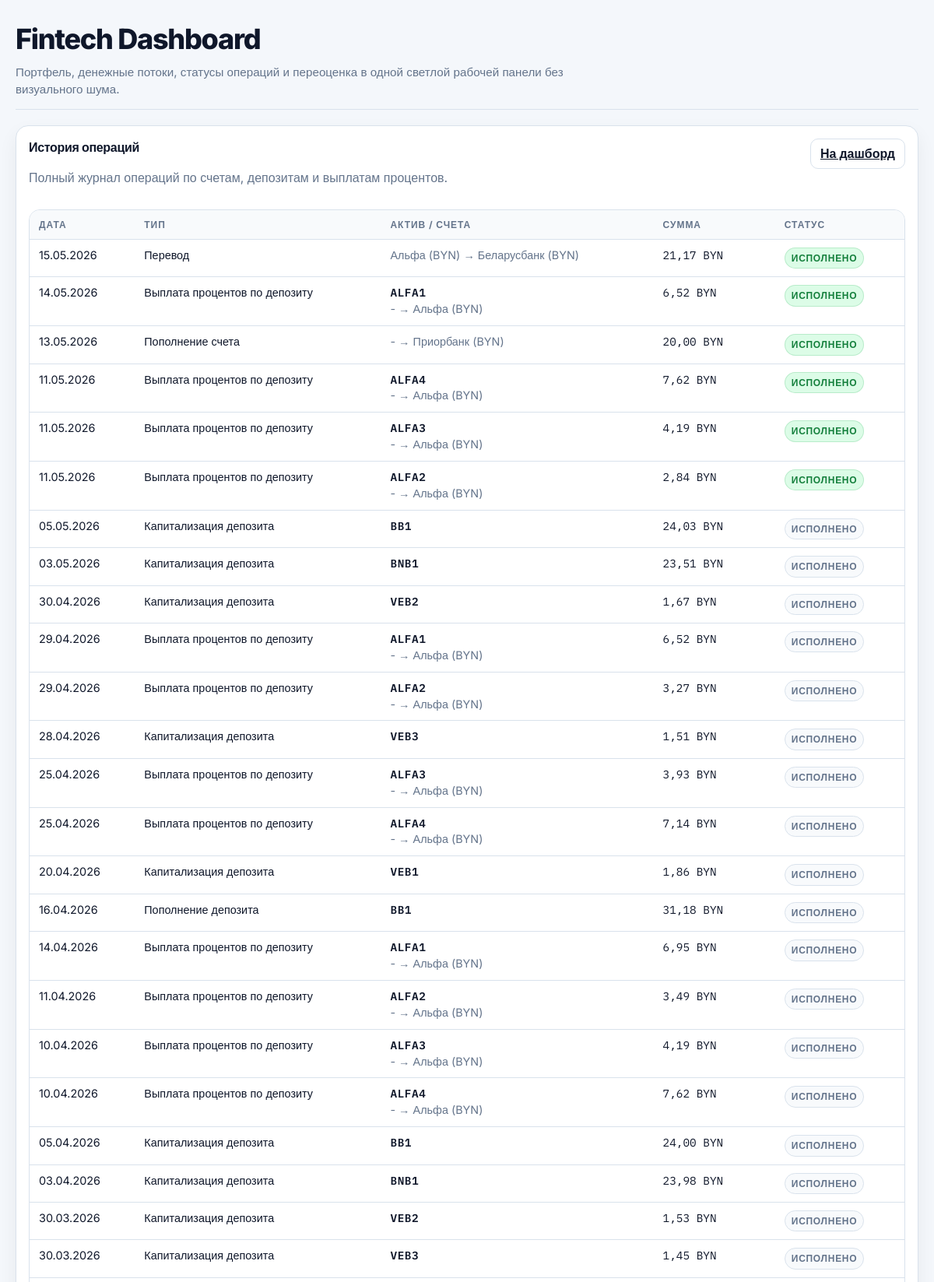
The app's page /transaction-history/ (upper part) with its own data.
### portfolio/models.py (models this page shows, shortened)
class TimestampedModel(models.Model):
    created_at = models.DateTimeField(auto_now_add=True, verbose_name='Создано')
    updated_at = models.DateTimeField(auto_now=True, verbose_name='Обновлено')
    class Meta:
        abstract = True

class Transaction(TimestampedModel):
    class TransactionType(models.TextChoices):
        BUY = 'buy', 'Покупка'
        SELL = 'sell', 'Продажа'
        DEPOSIT = 'deposit', 'Пополнение'
        WITHDRAW = 'withdraw', 'Вывод'
        INTEREST = 'interest', 'Доход'
        FEE = 'fee', 'Комиссия'
        TRANSFER = 'transfer', 'Перевод'
    class Status(models.TextChoices):
        PENDING = 'pending', 'В обработке'
        COMPLETED = 'completed', 'Исполнено'
        FAILED = 'failed', 'Ошибка'
        CANCELED = 'canceled', 'Отменено'
    source_account = models.ForeignKey(
        Account,
        null=True,
        blank=True,
        on_delete=models.PROTECT,
        related_name='outgoing_transactions',
        verbose_name='Счет списания',
    )
    destination_account = models.ForeignKey(
        Account,
        null=True,
        blank=True,
        on_delete=models.PROTECT,
        related_name='incoming_transactions',
        verbose_name='Счет зачисления',
    )
    asset = models.ForeignKey(Asset, null=True, blank=True, on_delete=models.PROTECT, related_name='transactions', verbose_name='Актив')
    transaction_type = models.CharField(max_length=24, choices=TransactionType.choices, verbose_name='Тип операции')
    amount = models.DecimalField(max_digits=18, decimal_places=2, verbose_name='Сумма')
    currency = models.CharField(max_length=3, default='USD', verbose_name='Валюта')
    fee = models.DecimalField(max_digits=18, decimal_places=2, default=Decimal('0'), verbose_name='Комиссия')
    asset_quantity = models.DecimalField(max_digits=18, decimal_places=8, default=Decimal('0'), verbose_name='Количество актива')
    unit_price = models.DecimalField(max_digits=18, decimal_places=6, null=True, blank=True, verbose_name='Цена за единицу')
    status = models.CharField(max_length=24, choices=Status.choices, default=Status.COMPLETED, verbose_name='Статус')
    occurred_at = models.DateTimeField(default=timezone.now, verbose_name='Дата и время')
    notes = models.TextField(blank=True, verbose_name='Комментарий')
    class Meta:
        ordering = ['-occurred_at', '-id']
        verbose_name = 'операция'
        verbose_name_plural = 'операции'

class Account(TimestampedModel):
    class AccountType(models.TextChoices):
        BROKERAGE = 'brokerage', 'Биржа'
        TOKEN = 'token', 'Токены / Finstore'
        DEPOSIT = 'deposit', 'Депозит'
        CASH = 'cash', 'Наличные'
        CRYPTO = 'crypto', 'Крипта'
        CFD = 'cfd', 'CFD'
        BANK = 'bank', 'Банк'
        OTHER = 'other', 'Другое'
    name = models.CharField(max_length=120, unique=True, verbose_name='Название')
    description = models.TextField(blank=True, verbose_name='Описание')
    account_type = models.CharField(max_length=24, choices=AccountType.choices, verbose_name='Тип счета')
    currency = models.CharField(max_length=3, choices=CURRENCY_CHOICES, default='USD', verbose_name='Валюта')
    opening_balance = models.DecimalField(max_digits=18, decimal_places=2, default=Decimal('0'), verbose_name='Начальный остаток')
    class Meta:
        ordering = ['name']
        verbose_name = 'счет'
        verbose_name_plural = 'счета'
    def __str__(self):
        return f'{self.name} ({self.currency})'

class Asset(TimestampedModel):
    class AssetClass(models.TextChoices):
        EXCHANGE = 'exchange', 'Биржа'
        TOKEN = 'token', 'Токены / Finstore'
        DEPOSIT = 'deposit', 'Депозит'
        CASH = 'cash', 'Наличные'
        CRYPTO = 'crypto', 'Крипта'
        CFD = 'cfd', 'CFD'
        OTHER = 'other', 'Другое'
    class DepositRevocability(models.TextChoices):
        REVOCABLE = 'revocable', 'Отзывный'
        IRREVOCABLE = 'irrevocable', 'Безотзывный'
    class DepositTermType(models.TextChoices):
        TERM = 'term', 'Срочный'
        OPEN_ENDED = 'open_ended', 'Бессрочный'
    class InterestPayoutMethod(models.TextChoices):
        TO_ACCOUNT = 'to_account', 'На счет'
        CAPITALIZATION = 'capitalization', 'Капитализация'
    class InterestPayoutFrequency(models.TextChoices):
        MONTHLY = 'monthly', '1 раз в месяц'
        SEMI_MONTHLY = 'semi_monthly', '2 раза в месяц'
    symbol = models.CharField(max_length=32, unique=True, verbose_name='Тикер / код')
    name = models.CharField(max_length=120, verbose_name='Название')
    asset_class = models.CharField(max_length=24, choices=AssetClass.choices, verbose_name='Тип актива')
    account = models.ForeignKey(
        Account,
        null=True,
        on_delete=models.PROTECT,
        related_name='assets',
        verbose_name='Счет',
    )
    deposit_revocability = models.CharField(max_length=24, choices=DepositRevocability.choices, blank=True, verbose_name='Тип депозита')
    deposit_term_type = models.CharField(max_length=24, choices=DepositTermType.choices, blank=True, verbose_name='По сроку')
    deposit_term_end = models.DateField(null=True, blank=True, verbose_name='Срок действия')
    deposit_open_date = models.DateField(null=True, blank=True, verbose_name='Дата открытия')
    deposit_annual_rate = models.DecimalField(max_digits=7, decimal_places=4, null=True, blank=True, verbose_name='Годовая процентная ставка')
    deposit_interest_payout_method = models.CharField(max_length=24, choices=InterestPayoutMethod.choices, blank=True, verbose_name='Способ выплаты процентов')
    deposit_initial_amount = models.DecimalField(max_digits=18, decimal_places=2, null=True, blank=True, verbose_name='Начальный взнос')
    deposit_interest_payout_frequency = models.CharField(max_length=24, choices=InterestPayoutFrequency.choices, blank=True, verbose_name='Периодичность выплаты процентов')
    deposit_weekend_rollover = models.BooleanField(default=False, verbose_name='Перенос выплаты с выходного дня')
    closed_at = models.DateField(null=True, blank=True, verbose_name='Дата закрытия')
    price_currency = models.CharField(max_length=3, choices=CURRENCY_CHOICES, blank=True, verbose_name='Валюта цены')
    current_price = models.DecimalField(max_digits=18, decimal_places=6, null=True, blank=True, verbose_name='Текущая цена')
    class Meta:
        ordering = ['symbol']
        verbose_name = 'актив'
        verbose_name_plural = 'активы'

class DepositCapitalizationAdjustment(TimestampedModel):
    asset = models.ForeignKey(Asset, on_delete=models.PROTECT, related_name='capitalization_adjustments', verbose_name='Депозит')
    capitalization_date = models.DateField(verbose_name='Дата капитализации')
    interest_amount = models.DecimalField(max_digits=18, decimal_places=2, verbose_name='Сумма процентов')
    notes = models.TextField(blank=True, verbose_name='Комментарий')
    class Meta:
        ordering = ['capitalization_date', 'id']
        verbose_name = 'корректировка капитализации'
        verbose_name_plural = 'корректировки капитализации'
        constraints = [
            models.UniqueConstraint(fields=['asset', 'capitalization_date'], name='unique_capitalization_adjustment'),
        ]

class DepositInterestPayout(TimestampedModel):
    asset = models.ForeignKey(Asset, on_delete=models.PROTECT, related_name='interest_payouts', verbose_name='Депозит')
    cash_transaction = models.OneToOneField(
        'Transaction',
        null=True,
        blank=True,
        on_delete=models.SET_NULL,
        related_name='deposit_interest_payout_record',
        verbose_name='Денежная операция',
    )
    payout_date = models.DateField(verbose_name='Дата выплаты')
    interest_amount = models.DecimalField(max_digits=18, decimal_places=2, verbose_name='Сумма процентов')
    notes = models.TextField(blank=True, verbose_name='Комментарий')
    class Meta:
        ordering = ['payout_date', 'id']
        verbose_name = 'выплата процентов по депозиту'
        verbose_name_plural = 'выплаты процентов по депозитам'
        constraints = [
            models.UniqueConstraint(fields=['asset', 'payout_date'], name='unique_deposit_interest_payout'),
        ]

class DepositTopUp(TimestampedModel):
    asset = models.ForeignKey(Asset, on_delete=models.PROTECT, related_name='topups', verbose_name='Депозит')
    cash_transaction = models.OneToOneField(
        'Transaction',
        null=True,
        blank=True,
        on_delete=models.SET_NULL,
        related_name='deposit_topup_record',
        verbose_name='Денежная операция',
    )
    source_account = models.ForeignKey(
        Account,
        null=True,
        blank=True,
        on_delete=models.PROTECT,
        related_name='deposit_topups',
        verbose_name='Счет списания',
    )
    topup_date = models.DateField(verbose_name='Дата пополнения')
    amount = models.DecimalField(max_digits=18, decimal_places=2, verbose_name='Сумма пополнения')
    class Meta:
        ordering = ['topup_date', 'id']
        verbose_name = 'пополнение депозита'
        verbose_name_plural = 'пополнения депозитов'

### portfolio/views.py (the view)
# urls.py: path('transaction-history/', views.transaction_history_page_view, name='transaction-history-page'),
@require_GET
def transaction_history_page_view(request: HttpRequest) -> HttpResponse:
    auto_sync_nbrb_rates_if_stale()
    synchronize_deposit_interest_payouts()
    context = {
        'page_title': 'История операций',
        'page_description': 'Полный журнал операций по счетам, депозитам и выплатам процентов.',
        'back_url': reverse('portfolio:dashboard'),
        'back_label': 'На дашборд',
        'transactions': list_transactions(limit=None),
    }
    return render(request, 'portfolio/transaction_history_page.html', context)

### portfolio/templates/portfolio/transaction_history_page.html (shortened to what this page needs)
{% extends "portfolio/base.html" %}
{% block content %}
<div class="stack">
    <section class="card card--span-12">
        <div class="card-head">
            <div>
                <h2>{{ page_title }}</h2>
                <p class="muted">{{ page_description }}</p>
            </div>
            <a class="btn btn--ghost" href="{{ back_url }}">{{ back_label }}</a>
        </div>
        {% include "portfolio/partials/transactions_table.html" %}
    </section>
</div>
{% endblock %}

### portfolio/templates/portfolio/partials/transactions_table.html
<div class="table-wrap">
<table>
    <thead>
        <tr>
            <th>Дата</th>
            <th>Тип</th>
            <th>Актив / счета</th>
            <th>Сумма</th>
            <th>Статус</th>
        </tr>
    </thead>
    <tbody>
        {% for item in transactions %}
        <tr>
            <td>{{ item.occurred_at|date:'d.m.Y' }}</td>
            <td>{{ item.display_type }}</td>
            <td>
                {% if item.asset %}<span class="ticker">{{ item.asset.symbol }}</span>{% endif %}
                {% if item.source_account or item.destination_account %}
                    <div class="muted">{{ item.source_account|default:'-' }} → {{ item.destination_account|default:'-' }}</div>
                {% endif %}
            </td>
            <td class="mono">{{ item.amount|floatformat:2 }} {{ item.currency }}</td>
            <td>
                <span class="status-pill {% if item.status == 'completed' %}status-pill--success{% elif item.status == 'pending' %}status-pill--warning{% elif item.status == 'failed' or item.status == 'canceled' %}status-pill--danger{% endif %}">{{ item.get_status_display }}</span>
            </td>
        </tr>
        {% empty %}
        <tr>
            <td colspan="5" class="muted">Операций пока нет.</td>
        </tr>
        {% endfor %}
    </tbody>
</table>
</div>

### records on screen
Transaction: occurred_at "15.05.2026", display_type "Перевод", source_account "Альфа (BYN)", destination_account "Беларусбанк (BYN)", amount "21,17", currency "BYN", status "ИСПОЛНЕНО"
Transaction: occurred_at "14.05.2026", display_type "Выплата процентов по депозиту", asset.symbol "ALFA1", source_account "-", destination_account "Альфа (BYN)", amount "6,52", currency "BYN", status "ИСПОЛНЕНО"
Transaction: occurred_at "13.05.2026", display_type "Пополнение счета", source_account "-", destination_account "Приорбанк (BYN)", amount "20,00", currency "BYN", status "ИСПОЛНЕНО"
Transaction: occurred_at "11.05.2026", display_type "Выплата процентов по депозиту", asset.symbol "ALFA4", source_account "-", destination_account "Альфа (BYN)", amount "7,62", currency "BYN", status "ИСПОЛНЕНО"
Transaction: occurred_at "11.05.2026", display_type "Выплата процентов по депозиту", asset.symbol "ALFA3", source_account "-", destination_account "Альфа (BYN)", amount "4,19", currency "BYN", status "ИСПОЛНЕНО"
Transaction: occurred_at "11.05.2026", display_type "Выплата процентов по депозиту", asset.symbol "ALFA2", source_account "-", destination_account "Альфа (BYN)", amount "2,84", currency "BYN", status "ИСПОЛНЕНО"
Asset: asset.symbol "BB1" "BB1" "BB1", currency "BYN" "BYN" "BYN"
Asset: asset.symbol "BNB1" "BNB1", currency "BYN" "BYN"
Asset: asset.symbol "VEB2" "VEB2", currency "BYN" "BYN"
DepositCapitalizationAdjustment: amount "1,67"
Asset: asset.symbol "ALFA1" "ALFA1", currency "BYN" "BYN"
Account: destination_account "Альфа (BYN)" "Альфа (BYN)" "Альфа (BYN)" "Альфа (BYN)" "Альфа (BYN)" "Альфа (BYN)" "Альфа (BYN)" "Альфа (BYN)"
DepositInterestPayout: amount "6,52"
Asset: asset.symbol "ALFA2" "ALFA2", currency "BYN" "BYN"
DepositInterestPayout: amount "3,27"
Asset: asset.symbol "VEB3" "VEB3", currency "BYN" "BYN"
Asset: asset.symbol "ALFA3" "ALFA3", currency "BYN" "BYN"
DepositInterestPayout: amount "3,93"
Asset: asset.symbol "ALFA4" "ALFA4", currency "BYN" "BYN"
DepositInterestPayout: amount "7,14"
Asset: asset.symbol "VEB1", currency "BYN"
DepositCapitalizationAdjustment: amount "1,86"
DepositTopUp: amount "31,18"
DepositInterestPayout: amount "6,95"
DepositInterestPayout: amount "3,49"
DepositInterestPayout: amount "4,19"
DepositInterestPayout: amount "7,62"
DepositCapitalizationAdjustment: amount "1,53"
DepositCapitalizationAdjustment: amount "1,45"

### other values on screen
{{ page_title }} "История операций"
{{ page_description }} "Полный журнал операций по счетам, депозитам и выплатам процентов."
{{ back_label }} "На дашборд"
{{ item.occurred_at|date:'d.m.Y' }} "05.05.2026" "03.05.2026" "30.04.2026" "29.04.2026" "29.04.2026" "28.04.2026" "25.04.2026" "25.04.2026" "20.04.2026" "16.04.2026" "14.04.2026" "11.04.2026" "10.04.2026" "10.04.2026" "05.04.2026" "03.04.2026" "30.03.2026" "30.03.2026"
{{ item.display_type }} "Капитализация депозита" "Капитализация депозита" "Капитализация депозита" "Выплата процентов по депозиту" "Выплата процентов по депозиту" "Капитализация депозита" "Выплата процентов по депозиту" "Выплата процентов по депозиту" "Капитализация депозита" "Пополнение депозита" "Выплата процентов по депозиту" "Выплата процентов по депозиту" "Выплата процентов по депозиту" "Выплата процентов по депозиту" "Капитализация депозита" "Капитализация депозита" "Капитализация депозита" "Капитализация депозита"
{{ item.amount|floatformat:2 }} "24,03" "23,51" "1,51" "24,00" "23,98"
{{ item.get_status_display }} "ИСПОЛНЕНО" "ИСПОЛНЕНО" "ИСПОЛНЕНО" "ИСПОЛНЕНО" "ИСПОЛНЕНО" "ИСПОЛНЕНО" "ИСПОЛНЕНО" "ИСПОЛНЕНО" "ИСПОЛНЕНО" "ИСПОЛНЕНО" "ИСПОЛНЕНО" "ИСПОЛНЕНО" "ИСПОЛНЕНО" "ИСПОЛНЕНО" "ИСПОЛНЕНО" "ИСПОЛНЕНО" "ИСПОЛНЕНО" "ИСПОЛНЕНО"
{{ item.source_account|default:'-' }} "-" "-" "-" "-" "-" "-" "-" "-"
